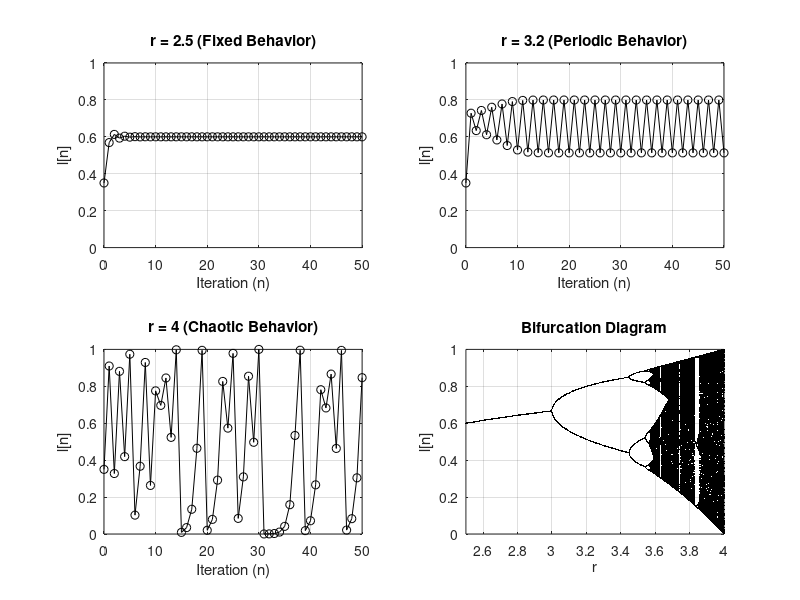

This figure's MATLAB source:
% Parameters
n_iterations = 50;  % Number of iterations
initial0 = 0.35;           % Initial value
bifurcation_values = [2.5, 3.2, 4.0];  % Values of bifurcation
bifurcation_range = linspace(2.5, 4, 1000); % Range of bifurcation values
% Storing and Set the initial value
l_fixed = zeros(1, n_iterations + 1);
l_periodic = zeros(1, n_iterations + 1);
l_chaotic = zeros(1, n_iterations + 1);
l_fixed(1) = initial0;
l_periodic(1) = initial0;
l_chaotic(1) = initial0;
% logistic map for the 2.5, 3.2 and 4 bifurcation values
for i = 1:length(bifurcation_values)
    r = bifurcation_values(i);
    l = initial0;
    for n = 2:n_iterations+1
        l = r * l * (1 - l);
        if r == 2.5
            l_fixed(n) = l;
        elseif r == 3.2
            l_periodic(n) = l;
        elseif r == 4.0
            l_chaotic(n) = l;
        end
    end
end
figure;
% Figure (a) 
subplot(2, 2, 1);
plot(0:n_iterations, l_fixed, 'ko-');  % Include the 0th iteration
title('r = 2.5 (Fixed Behavior)'); % Set title
xlabel('Iteration (n)'); % Set label for x
ylabel('l[n]'); % Set label for y
ylim([0 1]);
grid on;

% Figure (b) 
subplot(2, 2, 2);
plot(0:n_iterations, l_periodic, 'ko-');  % Include the 0th iteration
title('r = 3.2 (Periodic Behavior)');
xlabel('Iteration (n)');
ylabel('l[n]');
ylim([0 1]);
grid on;

% Figure (c) 
subplot(2, 2, 3);
plot(0:n_iterations, l_chaotic, 'ko-');  % Include the 0th iteration
title('r = 4 (Chaotic Behavior)');
xlabel('Iteration (n)');
ylabel('l[n]');
ylim([0 1]);
grid on;
% Parameters for bifurcation
scale = 700; % determines the level of rounding
max_values = 200; % maximum values to plot
interations = 500; % number of iterations of logistic equation
initial0 = 0.35; % initial value
% Loop through the "r" values and calculate logistic map
data = [];
for j = 1:length(bifurcation_range)
    r = bifurcation_range(j); % current "r" value
    l = zeros(interations, 1); % storing
    l(1) = initial0; % set initial condition
    
    % Iterate the logistic map
    for i = 2:interations
        l(i) = r * l(i-1) * (1 - l(i-1));
    end
    % Save unique stable values 
    unique_vals = unique(round(scale * l(end-max_values:end)));
    data = [data; bifurcation_range(j) * ones(length(unique_vals), 1), unique_vals];
end
% Create the subplot for Bifurcation Diagram in position (2, 2, 4)
subplot(2, 2, 4);
h = plot(data(:, 1), data(:, 2) / scale, 'k.');
set(h, 'markersize', 1);
title('Bifurcation Diagram');
xlabel('r');
ylabel('l[n]');
xlim([2.5 4]);
ylim([0 1]);
grid on;
